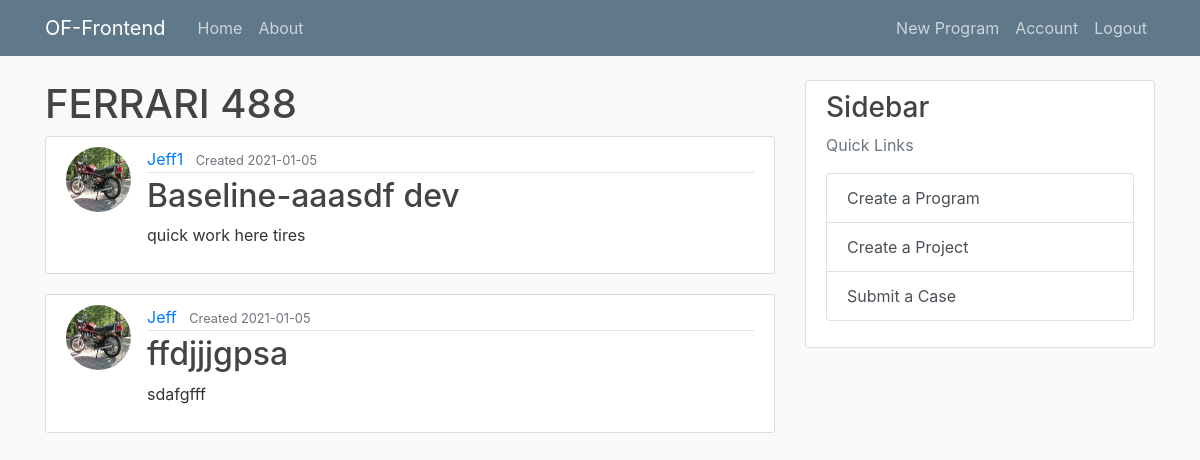
Screenshot of /program/3/ (signed in) with the database file from the repository.
### flask_website/models.py (models this page shows, shortened)
class Program(db.Model):
    __tablename__ = "program"
    id = db.Column(db.Integer, primary_key=True)
    name = db.Column(db.String(20), unique=True, nullable=False)
    description = db.Column(db.Text, unique=False, nullable=False)
    created_date = db.Column(db.DateTime, nullable=False, default=datetime.utcnow)
    created_by = db.Column(db.Integer, db.ForeignKey("user.id"), nullable=False)
    project = db.relationship("Project", back_populates="program")  # forward

class Project(db.Model):
    __tablename__ = "project"
    id = db.Column(db.Integer, primary_key=True)
    name = db.Column(db.String(20), unique=True, nullable=False)
    description = db.Column(db.Text, unique=False, nullable=False)
    created_date = db.Column(
        db.DateTime, nullable=False, default=datetime.utcnow
    )  # auto
    created_by = db.Column(db.Integer, db.ForeignKey("user.id"), nullable=False)
    program_id = db.Column(db.Integer, db.ForeignKey("program.id"), nullable=False)
    program = db.relationship("Program", back_populates="project")
    case = db.relationship("Case", back_populates="project")  # forward

class User(db.Model, UserMixin):
    __tablename__ = "user"
    id = db.Column(db.Integer, primary_key=True)
    username = db.Column(db.String(20), unique=True, nullable=False)
    email = db.Column(db.String(120), unique=True, nullable=False)
    image_file = db.Column(db.String(20), default="default.jpg")
    password = db.Column(db.String(60), nullable=False)
    creator_program = db.relationship("Program", backref="creator_program", lazy=True)
    creator_project = db.relationship("Project", backref="creator_project", lazy=True)

### flask_website/routes.py (the view)
@app.route("/program/<int:program_id>/")
@login_required
def program(program_id):
    program = Program.query.get_or_404(program_id)
    projects = program.project
    return render_template(
        "program.html", title=program.name, program=program, projects=projects
    )

### flask_website/models.py (called while the page is built)
@login_manager.user_loader
def load_user(user_id):
    return User.query.get(int(user_id))

### flask_website/templates/program.html (shortened to what this page needs)
{% extends "layout.html" %}
{% block content %}
<h1>{{ program.name }}</h1>
{% for project in projects %}
<article class="media content-section">
  <img class="rounded-circle article-img" ,
    src="{{ url_for('static', filename = 'profile_pics/' + program.creator_program.image_file) }}">
  <div class="media-body">
    <div class="article-metadata">
      <a class="mr-2" href="#">{{ project.creator_project.username }}</a>
      <small class="text-muted"> Created {{ project.created_date.strftime('%Y-%m-%d') }}</small>
    </div>
    <h2><a class="article-title" href="{{ url_for('project', program_id = program.id, project_id = project.id) }}">{{
        project.name }}</a></h2>
    <p class="article-content">{{ project.description }}</p>
  </div>
</article>
{% endfor %}
{% endblock content %}

### flask_website/static/main.css (style rules this page uses)
body { background: #fafafa; color: #333333; margin-top: 5rem; }
h1, h2, h3, h4, h5, h6 { color: #444444; }
.content-section { background: #ffffff; padding: 10px 20px; border: 1px solid #dddddd; border-radius: 3px; margin-bottom: 20px; }
.article-title { color: #444444; }
.article-content { white-space: pre-line; }
.article-img { height: 65px; width: 65px; margin-right: 16px; }
.article-metadata { padding-bottom: 1px; margin-bottom: 4px; border-bottom: 1px solid #e3e3e3 }

### rows the page displays
Program: name "FERRARI 488"
Project: image_file (placeholder picture), creator_project.username "Jeff1", created_date "2021-01-05", name "Baseline-aaasdf dev", description "quick work here tires"
Project: image_file (placeholder picture), creator_project.username "Jeff", created_date "2021-01-05", name "ffdjjjgpsa", description "sdafgfff"
